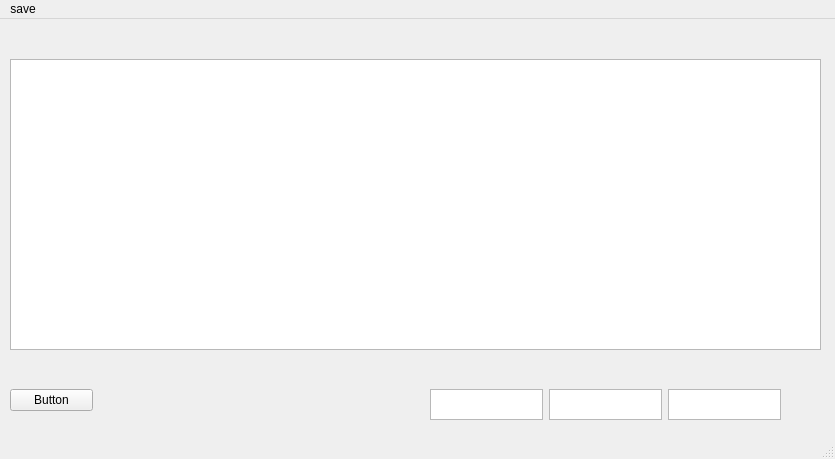
<?xml version="1.0" encoding="UTF-8"?>
<ui version="4.0">
 <class>MainWindow</class>
 <widget class="QMainWindow" name="MainWindow">
  <property name="geometry">
   <rect>
    <x>0</x>
    <y>0</y>
    <width>835</width>
    <height>459</height>
   </rect>
  </property>
  <property name="windowTitle">
   <string>MainWindow</string>
  </property>
  <widget class="QWidget" name="centralwidget">
   <widget class="QPushButton" name="test_button">
    <property name="geometry">
     <rect>
      <x>10</x>
      <y>370</y>
      <width>83</width>
      <height>22</height>
     </rect>
    </property>
    <property name="text">
     <string>Button</string>
    </property>
   </widget>
   <widget class="QScrollArea" name="scrollArea">
    <property name="geometry">
     <rect>
      <x>10</x>
      <y>40</y>
      <width>811</width>
      <height>291</height>
     </rect>
    </property>
    <property name="widgetResizable">
     <bool>true</bool>
    </property>
    <widget class="QWidget" name="scrollAreaWidgetContents">
     <property name="geometry">
      <rect>
       <x>0</x>
       <y>0</y>
       <width>809</width>
       <height>289</height>
      </rect>
     </property>
     <widget class="QGraphicsView" name="score_view">
      <property name="geometry">
       <rect>
        <x>-5</x>
        <y>-9</y>
        <width>1581</width>
        <height>321</height>
       </rect>
      </property>
     </widget>
    </widget>
   </widget>
   <widget class="QWidget" name="horizontalLayoutWidget">
    <property name="geometry">
     <rect>
      <x>430</x>
      <y>370</y>
      <width>351</width>
      <height>31</height>
     </rect>
    </property>
    <layout class="QHBoxLayout" name="horizontalLayout">
     <item>
      <widget class="QTextEdit" name="textEdit_3"/>
     </item>
     <item>
      <widget class="QTextEdit" name="textEdit_2"/>
     </item>
     <item>
      <widget class="QTextEdit" name="textEdit"/>
     </item>
    </layout>
   </widget>
  </widget>
  <widget class="QMenuBar" name="menubar">
   <property name="geometry">
    <rect>
     <x>0</x>
     <y>0</y>
     <width>835</width>
     <height>19</height>
    </rect>
   </property>
   <widget class="QMenu" name="menusave">
    <property name="title">
     <string>save</string>
    </property>
   </widget>
   <addaction name="menusave"/>
  </widget>
  <widget class="QStatusBar" name="statusbar"/>
 </widget>
 <resources/>
 <connections/>
</ui>
